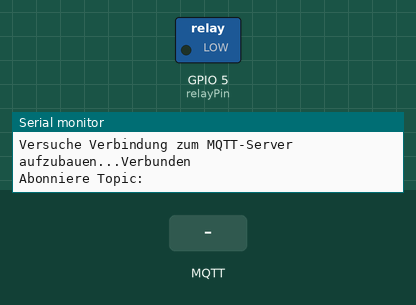
Bench run of a sketch on a simulated ESP32. On the bench: switched loads named in the sketch (green lamp = pin HIGH), the last lines printed to the serial monitor. Inputs (shaded band) come from the test bench. WiFi joins after 1.5 s; servers stay silent unless stated; EEPROM starts erased; no MQTT or app messages arrive unless stated.

Above: at 5.7 s.
5.8 s: MQTT message "on" arrives on the first subscribed topic
At 6.1 s:
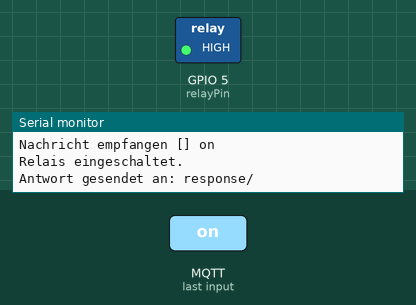
7.3 s: MQTT message "off" arrives on the first subscribed topic
At 8.4 s:
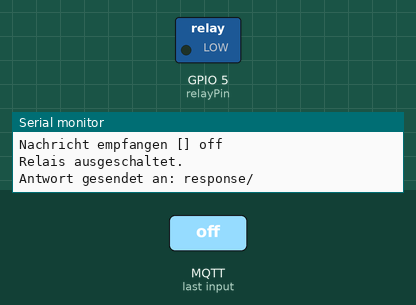
Timing chart, 0 to 10.3 s (numbered marks = the images above; inputs shaded):
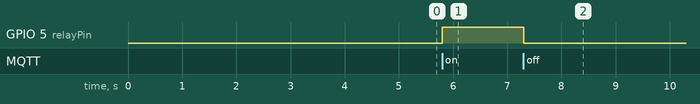

Measured:
- after the input at 5.8 s, GPIO 5 (relayPin): LOW → HIGH at once
- after the input at 7.3 s, GPIO 5 (relayPin): HIGH → LOW at once

The sketch:

schalter_local.ino
```cpp
#include <WiFi.h>
#include <PubSubClient.h>
#include <Preferences.h>
#include <WebServer.h>

// WLAN-Konfiguration
String ssid = "";
String password = "";
String topics = "";
const char* ap_ssid = "ESP_Setup";
const char* ap_password = "esp123456";

// MQTT-Server-Konfiguration
const char* mqtt_server = "192.168.178.28";  // IP-Adresse des Servers
const int mqtt_port = 1883;                // Port des MQTT-Brokers

// Relais
int relayPin = 5;      // Pin, an dem das Relais angeschlossen ist
bool relayState = LOW; // Aktueller Zustand des Relais

WiFiClient espClient;
Preferences preferences;
PubSubClient client(espClient);
WebServer server(80);
String htmlPage;

bool apMode = false;   // Flag für Access Point Modus

// WLAN-Verbindung herstellen
void setup_wifi() {
  Serial.println();
  Serial.print("Verbinden mit ");
  Serial.println(ssid);

  WiFi.begin(ssid.c_str(), password.c_str());

  unsigned long startAttemptTime = millis();

  // Versuche 10 Sekunden lang, eine Verbindung herzustellen
  while (WiFi.status() != WL_CONNECTED && millis() - startAttemptTime < 10000) {
    delay(500);
    Serial.print(".");
  }

  if (WiFi.status() != WL_CONNECTED) {
    Serial.println("");
    Serial.println("Verbindung fehlgeschlagen. Starte Access Point.");
    startAccessPoint();
  } else {
    Serial.println("");
    Serial.println("WLAN verbunden");
    Serial.println("IP-Adresse: ");
    Serial.println(WiFi.localIP());
  }
}
void startAccessPoint() {
  Serial.println("Starting Access Point...");
  WiFi.softAP(ap_ssid, ap_password);
  delay(1000);
  server.on("/", handleRoot);
  server.on("/connect", handleSave);
  server.begin();
  Serial.println("Access Point started with SSID: " + String(ap_ssid));
}


void generateHtmlPage() {
  int n = WiFi.scanNetworks();
  Serial.println("Generating HTML page with available networks...");
  htmlPage = "<!DOCTYPE HTML><html><head><title>WLAN-Konfiguration</title></head><body><h1>WLAN-Konfiguration</h1>";
  htmlPage += "<form action=\"/connect\" method=\"post\">";
  htmlPage += "SSID: <select name=\"ssid\">";
  for (int i = 0; i < n; ++i) {
    htmlPage += "<option value=\"" + WiFi.SSID(i) + "\">" + WiFi.SSID(i) + "</option>";
    Serial.println("Found network: " + WiFi.SSID(i));
  }
  htmlPage += "</select><br>";
  htmlPage += "Passwort: <input type=\"password\" name=\"password\"><br>";
  htmlPage += "<input type=\"submit\" value=\"Verbinden\">";
  htmlPage += "</form></body></html>";
}
void handleRoot() {
  Serial.println("Serving HTML page on root request...");
  generateHtmlPage();
  server.send(200, "text/html", htmlPage);
}

// Verarbeitung des Formulars und Speichern der Daten
void handleSave() {
  if (server.method() == HTTP_POST) {
    ssid = server.arg("ssid");
    password = server.arg("password");

    // WLAN-Daten speichern
    preferences.begin("wifi-config", false);
    preferences.putString("ssid", ssid);
    preferences.putString("password", password);
    preferences.end();

    String page = "<html><body><h1>Daten gespeichert.</h1>"
                  "<p>Das Gerät startet neu und verbindet sich mit dem WLAN.</p>"
                  "</body></html>";
    server.send(200, "text/html", page);

    delay(2000);
    ESP.restart(); // Neustart des ESP32
  } else {
    server.send(405, "text/plain", "Method Not Allowed");
  }
}

// MQTT-Nachrichten empfangen
void callback(char* topic, byte* payload, unsigned int length) {
  Serial.print("Nachricht empfangen [");
  Serial.print(topic);
  Serial.print("] ");
  String payloadStr = "";
  for (unsigned int i = 0; i < length; i++) {
    Serial.print((char)payload[i]);
    payloadStr += (char)payload[i];
  }
  Serial.println();

  setRelayState(payloadStr); // Relaiszustand setzen

  // Bestätigung zurücksenden
  String newTopic = "response/" + String(topic);
  const char* payloadPublish = "success";
  boolean retained = false;
  client.publish(newTopic.c_str(), payloadPublish, retained);
  Serial.println("Antwort gesendet an: " + newTopic);
}

// Verbindung mit dem MQTT-Broker herstellen und Topic abonnieren
void reconnect() {
  while (!client.connected()) {
    Serial.print("Versuche Verbindung zum MQTT-Server aufzubauen...");
    if (client.connect(topics.c_str())) {
      Serial.println("Verbunden");
      Serial.println("Abonniere Topic: " + topics);

      client.subscribe(topics.c_str()); // Abonniere das gespeicherte Topic
    } else {
      Serial.print("Fehler, rc=");
      Serial.print(client.state());
      Serial.println("; neuer Versuch in 5 Sekunden");
      delay(5000);
    }
  }
}

// Relaiszustand setzen
void setRelayState(String state) {
  if (state == "on") {
    digitalWrite(relayPin, HIGH); // Relais einschalten
    Serial.println("Relais eingeschaltet.");
  } else if (state == "off") {
    digitalWrite(relayPin, LOW);  // Relais ausschalten
    Serial.println("Relais ausgeschaltet.");
  } else {
    Serial.println("Ungültiger Befehl erhalten: " + state);
  }
}

void setup() {
  delay(3000);
  Serial.begin(115200);
  Serial.println("Start");

  pinMode(relayPin, OUTPUT);            // Setze den Relais-Pin als Ausgang
  digitalWrite(relayPin, relayState);

  // WLAN-Daten aus dem nichtflüchtigen Speicher laden
  preferences.begin("wifi-config", true);
  ssid = preferences.getString("ssid", "");
  password = preferences.getString("password", "");
  preferences.end();

  // MQTT-Topic aus dem nichtflüchtigen Speicher laden
  preferences.begin("mqtt-config", true);
  topics = preferences.getString("topics", "");
  preferences.end();

  Serial.println("Geladenes Topic: " + topics);

  setup_wifi();                             // WLAN-Verbindung herstellen
  client.setServer(mqtt_server, mqtt_port); // MQTT-Server und Port einstellen
  client.setCallback(callback);             // Callback für empfangene Nachrichten
}

void loop() {
  if (apMode) {
    server.handleClient(); // Webserver für Access Point
  } else {
    if (!client.connected()) {
      reconnect(); // Verbindung wiederherstellen, falls verloren
    }
    client.loop(); // MQTT-Client-Loop
    // Hier könntest du weitere Funktionen hinzufügen
  }
}
```
